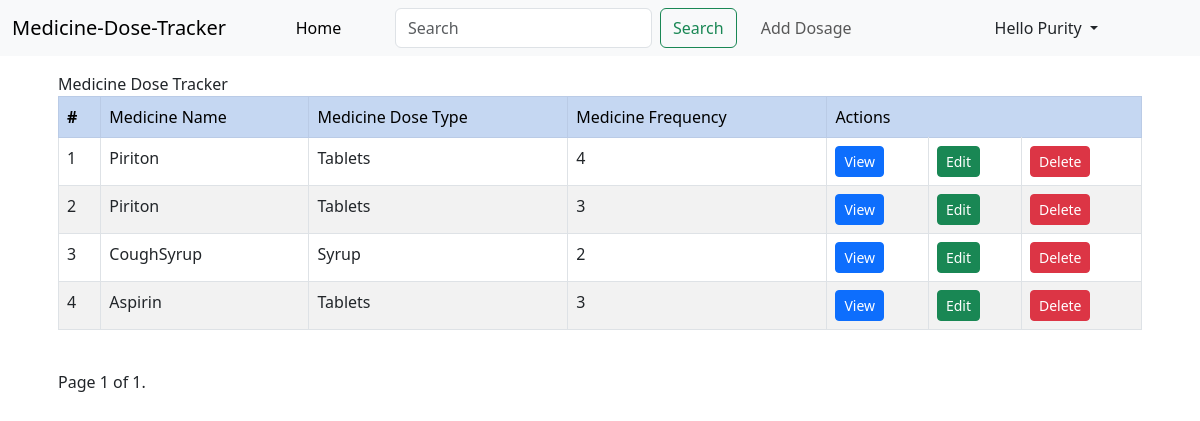
/meddosage/home (signed in), run on the app's committed database.
### meddosage/models.py (models this page shows, shortened)
class Medicine(models.Model):
    user = models.ForeignKey(UserProfile,null=True, on_delete=models.CASCADE)
    tracked_medicine = models.CharField(max_length=10, null=True)
    dosage = models.CharField(max_length=20, null=True)
    frequency = models.IntegerField(null=True)
    class Meta:
        verbose_name = 'Medicine'
        ordering = ['-tracked_medicine']

### meddosage/views.py (the view)
# urls.py: path('home',MedicineView.as_view(), name='home'),
class  MedicineView(LoginRequiredMixin,ListView):
    model = Medicine
    template_name = 'medicine/medlist.html'
    paginate_by = 10
    def get_context_data(self, **kwargs):
        context = super(MedicineView,self).get_context_data(**kwargs)
        context['medicines'] = Medicine.objects.filter(user = self.request.user.userprofile).order_by('-tracked_medicine')
        return context

### accounts/templates/medicine/medlist.html (shortened to what this page needs)
{% extends 'base.html' %}
{% block content %}
<div class="container-sm container-md container-lg container-fluid p-3">
   <div class="row">
      <div class="tabular">
         <div class="table-responsive-sm ml-1">
            <table class="table table-md table-bordered table-striped table-hover">
               <tr class="table-primary">
                  <th scope="row-cols-auto">#</th>
                  <td scope="row">Medicine Name</td>
                  <td scope="row">Medicine Dose Type</td>
                  <td scope="row">Medicine Frequency</td>
                  <td scope="row" colspan="4">Actions</td>
               </tr>
               {% for m in medicines %}
               <tr>
                  <td>{{forloop.counter}}</td>
                  <td>{{m.tracked_medicine}}</td>
                  <td>{{m.dosage}}</td>
                  <td>{{m.frequency}}</td>
                  <td><a href="{% url 'edit' m.id %}" class="btn btn-primary btn-sm" style="color:#fff;" aria-hidden="true">View</a>
                  <td><a href="{% url 'update_dose' m.id %}" class="btn btn-success btn-sm" style="color:#fff" aria-hidden="true">Edit</a>
                  <td><a href="{% url 'delete_dose' m.id %}" class="btn btn-danger btn-sm" style="color:#fff" aria-hidden="true">Delete</a>
               </tr>
               {% endfor %}
            </table>
         </div>
      </div>
   </div>
   <p class="text-center p-1"> {% include 'partials/paginator.html' %} </p>
</div>
{% endblock%}

### accounts/templates/partials/header.html (shortened to what this page needs)
<nav class="navbar navbar-expand-lg bg-body-tertiary">
    <div class="container-fluid">
      <a class="navbar-brand" href="{% url 'home' %}">Medicine-Dose-Tracker</a>
      <div class="collapse navbar-collapse" id="navbarSupportedContent">
        <ul class="navbar-nav me-auto mb-2 mb-lg-0">
          <li class="nav-item">
            <a class="nav-link active" aria-current="page" href="{% url 'home'%}">Home</a>
          </li>
          <form class="d-flex" role="search">
            <input class="form-control me-2" type="search" placeholder="Search" aria-label="Search">
            <button class="btn btn-outline-success" type="submit">Search</button>
          </form>
          <li class="nav-item">
            <a class="nav-link disabled"></a>
          </li>
          <li class="nav-item">
            <a class="nav-link btn btn-primary" href="{% url 'add_dose' %}">Add Dosage</a>
          </li>
        </ul>
        {% if user.is_authenticated %}
        <li class="nav-item dropdown" style="list-style-type: none; margin-right:90px;">
          <a class="nav-link dropdown-toggle" href="#" role="button" data-bs-toggle="dropdown" aria-expanded="false">
           Hello {{request.user.username}}
          </a>
        {% endif %}
        </li>
      </div>
    </div>
  </nav>

### data on the page
Medicine: tracked_medicine "Piriton", dosage "Tablets", frequency "4"
Medicine: tracked_medicine "Piriton", dosage "Tablets", frequency "3"
Medicine: tracked_medicine "CoughSyrup", dosage "Syrup", frequency "2"
Medicine: tracked_medicine "Aspirin", dosage "Tablets", frequency "3"

### other printed values
{{ request.user.username }} "Purity"
{{ page_obj.number }} "1"
{{ page_obj.paginator.num_pages }} "1"
